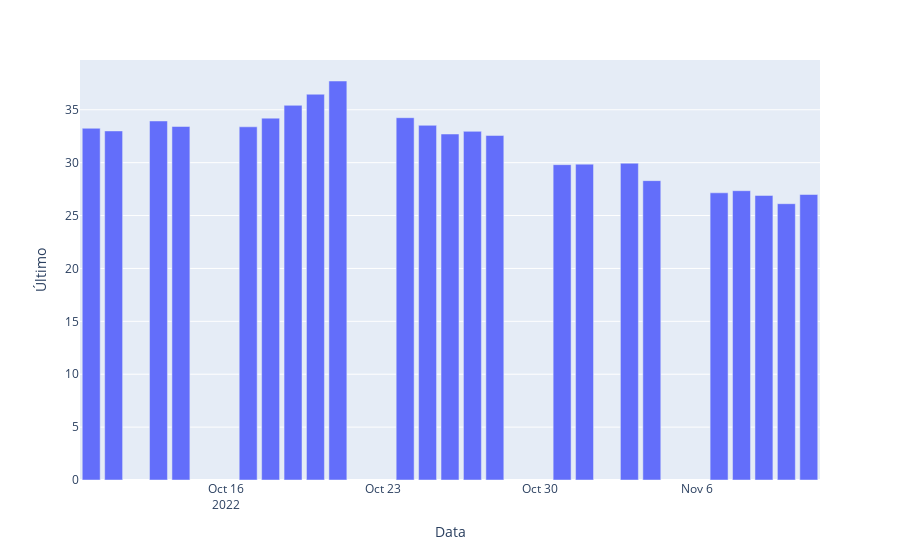

The cell this chart's notebook holds for it:
### Code cell
fig = px.bar(df,
                x='Data',
                y='Último')
fig.show()

### Figure 1 — Plotly figure (JSON) as saved in the notebook; plotly's stock layout.template omitted (floating-point values rounded to 4 significant figures)
{"data": [{"alignmentgroup": "True", "hovertemplate": "Data=%{x}<br>Último=%{y}<extra></extra>", "legendgroup": "", "marker": {"color": "#636efa", "pattern": {"shape": ""}}, "name": "", "offsetgroup": "", "orientation": "v", "showlegend": false, "textposition": "auto", "type": "bar", "x": ["2022-11-11T00:00:00", "2022-11-10T00:00:00", "2022-11-09T00:00:00", "2022-11-08T00:00:00", "2022-11-07T00:00:00", "2022-11-04T00:00:00", "2022-11-03T00:00:00", "2022-11-01T00:00:00", "2022-10-31T00:00:00", "2022-10-28T00:00:00", "2022-10-27T00:00:00", "2022-10-26T00:00:00", "2022-10-25T00:00:00", "2022-10-24T00:00:00", "2022-10-21T00:00:00", "2022-10-20T00:00:00", "2022-10-19T00:00:00", "2022-10-18T00:00:00", "2022-10-17T00:00:00", "2022-10-14T00:00:00", "2022-10-13T00:00:00", "2022-10-11T00:00:00", "2022-10-10T00:00:00"], "xaxis": "x", "y": [26.99, 26.12, 26.9, 27.35, 27.15, 28.3, 29.95, 29.86, 29.81, 32.57, 32.96, 32.71, 33.53, 34.25, 37.72, 36.47, 35.42, 34.21, 33.39, 33.42, 33.94, 33, 33.25], "yaxis": "y"}], "layout": {"autosize": true, "barmode": "relative", "legend": {"tracegroupgap": 0}, "margin": {"t": 60}, "xaxis": {"anchor": "y", "autorange": true, "domain": [0, 1], "range": ["2022-10-09 12:00", "2022-11-11 12:00"], "title": {"text": "Data"}, "type": "date"}, "yaxis": {"anchor": "x", "autorange": true, "domain": [0, 1], "range": [0, 39.71], "title": {"text": "Último"}, "type": "linear"}}}
